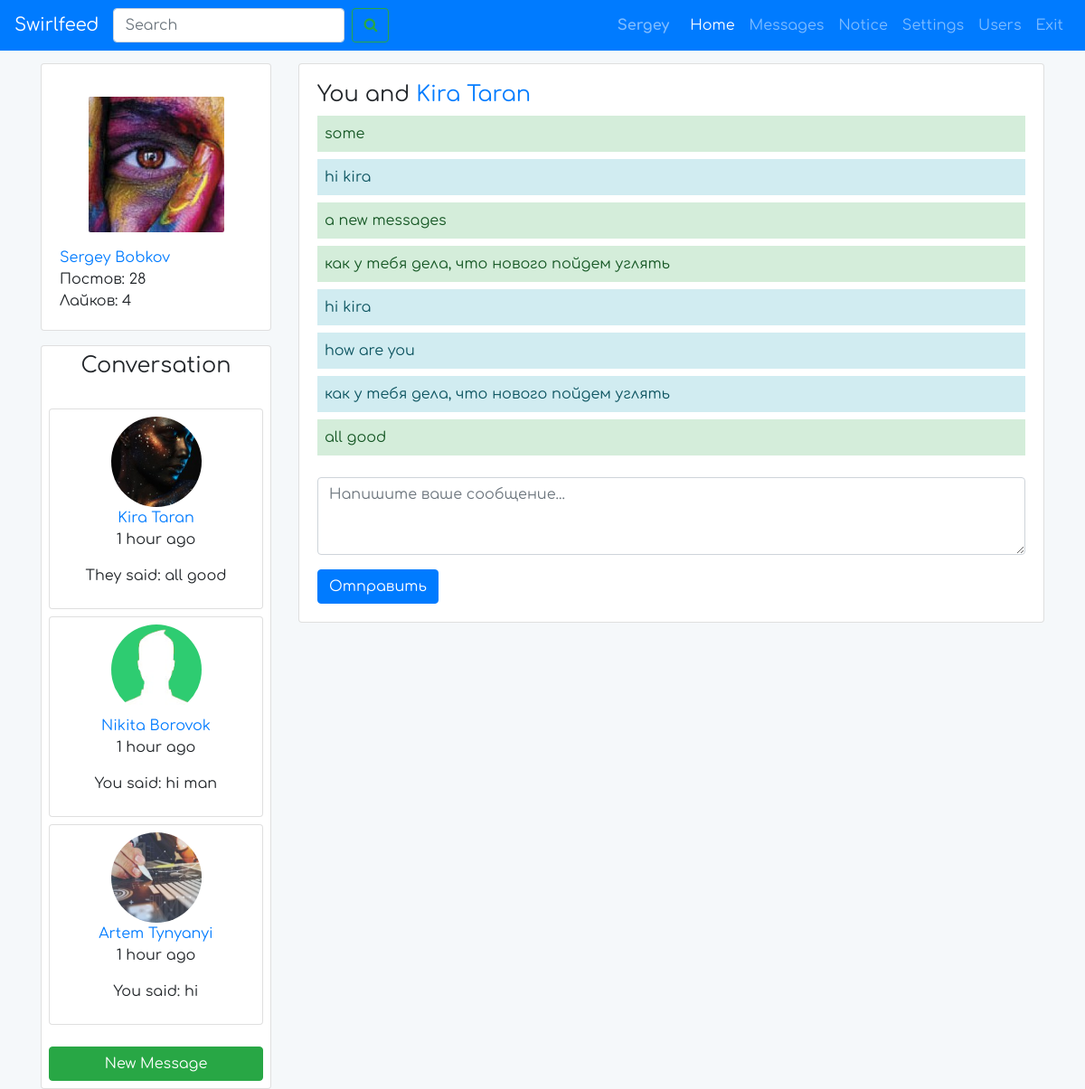
The page /messages.php (signed in) on the database its author committed.
### tables this page shows
CREATE TABLE `users` (
  `id` int(11) UNSIGNED NOT NULL,
  `unique_id` varchar(255) NOT NULL,
  `first_name` varchar(25) NOT NULL,
  `last_name` varchar(25) NOT NULL,
  `username` varchar(100) NOT NULL,
  `email` varchar(100) NOT NULL,
  `password` varchar(255) NOT NULL,
  `signup_date` date NOT NULL,
  `profile_pic` varchar(255) NOT NULL,
  `num_posts` int(11) NOT NULL,
  `num_likes` int(11) NOT NULL,
  `user_closed` varchar(3) NOT NULL,
  `friend_array` text NOT NULL
);

CREATE TABLE `messages` (
  `id` int(11) UNSIGNED NOT NULL,
  `user_to` varchar(255) NOT NULL,
  `user_from` varchar(255) NOT NULL,
  `body` text NOT NULL,
  `date` datetime NOT NULL,
  `opened` varchar(3) NOT NULL,
  `viewed` varchar(3) NOT NULL,
  `deleted` varchar(3) NOT NULL
);

### classes/DB.php (called while the page is built)
<?php
class DB {
  private static function connect()
  {
    $pdo = new PDO('mysql:host=localhost;dbname=SocialNetworkFB;charset=utf8', 'root', '');
    $pdo->setAttribute(PDO::ATTR_ERRMODE, PDO::ERRMODE_EXCEPTION);
    return $pdo;
  }
  public static function query($query, $params = [])
  {
    $statement = self::connect()->prepare($query);
    $statement->execute($params);
    if (explode(' ', $query)[0] == 'SELECT') {
      $data = $statement->fetchAll(PDO::FETCH_ASSOC);
      return $data;
    }
  }
}

### classes/User.php (called while the page is built, shortened)
<?php
class User
{
  private $user;
  public function __construct($user)
  {
    $this->user = DB::query('SELECT * FROM users WHERE id=:userid', [':userid' => $user])[0];
  }
  public function getFirstAndLastName()
  {
    return $this->user['first_name'] . " " . $this->user['last_name'];
  }
  public function getUsername()
  {
    return $this->user['username'];
  }
  public function getUniqueId()
  {
    return $this->user['unique_id'];
  }
  public function getProfilePic()
  {
    return $this->user['profile_pic'];
  }
}

### classes/Base.php (called while the page is built, shortened)
<?php
class Base
{
  public static function getTime($dateTime)
  {
    $dateTimeNow = date("Y-m-d H:i:s");
    $startDate = new DateTime($dateTime);
    $endDate = new DateTime($dateTimeNow);
    $interval = $startDate->diff($endDate);
    if ($interval->y >= 1) {
      if ($interval == 1)
        $timeMessage = $interval->y . " year ago";
      else
        $timeMessage = $interval->y . " years ago";
    } else if ($interval->d >= 1) {
      if ($interval->d == 1) {
        $timeMessage = "Yesterday";
      } else {
        $timeMessage = $interval->d . " days ago";
      }
    } else if ($interval->h >= 1) {
      if ($interval->h == 1) {
        $timeMessage = $interval->h . " hour ago";
      } else {
        $timeMessage = $interval->h . " hours ago";
      }
    } else if ($interval->i >= 1) {
      if ($interval->i == 1) {
        $time_message = $interval->i . " minute ago";
      } else {
        $timeMessage = $interval->i . " minutes ago";
      }
    } else {
      if ($interval->s < 30) {
        $timeMessage = "Just now";
      } else {
        $timeMessage = $interval->s . " seconds ago";
      }
    }
    return $timeMessage;
  }
}

### classes/Message.php (the view, shortened to what this page needs)
<?php
class Message
{
  private $userObj;
  public function __construct($user)
  {
    $this->userObj = new User($user);
  }
  public function getMostRecentUser()
  {
    $userLoggedIn = $this->userObj->getUniqueId();
    $user = DB::query('SELECT user_to, user_from FROM messages WHERE user_to = ? OR user_from = ? ORDER BY id DESC LIMIT 1', [$userLoggedIn, $userLoggedIn])[0];
    $userTo = $user['user_to'];
    $userFrom = $user['user_from'];
    if ($userTo != $userLoggedIn) {
      return $userTo;
    } else {
      return $userFrom;
    }
  }
  public function getMessages($userFrom)
  {
    $userLoggedIn = $this->userObj->getUniqueId();
    $data = '';
    DB::query("UPDATE messages SET opened='yes' WHERE user_to=? AND user_from=?",[$userLoggedIn, $userFrom]);
    $messages = DB::query("SELECT * FROM messages WHERE (user_to=? AND user_from=?) OR (user_from=? AND user_to=?)",[$userLoggedIn, $userFrom, $userLoggedIn, $userFrom]);
    foreach ($messages as $message) {
     $usetTo = $message['user_to'];
     $body = $message['body'];
     $divTop = ($usetTo == $userLoggedIn) ? '<div class="message alert-success mb-2 p-2" >' : '<div class="message alert-info mb-2 p-2">';
     $data = $data . $divTop . $body . '</div>';
    }
    return $data;
  }
  public function getLatestMessage($userLoggedIn, $userUniqueId)
  {
    $details = [];
    $message = DB::query('SELECT body, user_to, date FROM messages WHERE (user_to = ? AND user_from = ?) OR (user_to = ? AND user_from = ?) ORDER BY id DESC LIMIT 1', [$userLoggedIn, $userUniqueId, $userUniqueId, $userLoggedIn])[0];
    $sentBy = ($message['user_to'] == $userLoggedIn) ? 'They said: ' : 'You said: ';
    $timeMessage = Base::getTime($message['date']);
    array_push($details, $sentBy);
    array_push($details, $message['body']);
    array_push($details, $timeMessage);
    return $details;
  }
  public function getConvos()
  {
    $userLoggedIn = $this->userObj->getUniqueId();
    $returnString = '';
    $convos = [];
    $users = DB::query('SELECT user_to, user_from FROM messages WHERE user_to = ? OR user_from = ? ORDER BY id DESC', [$userLoggedIn, $userLoggedIn]);
    foreach ($users as $user) {
      $userToPush = ($user['user_to'] != $userLoggedIn) ? $user['user_to'] : $user['user_from'];
      $id = DB::query('SELECT id FROM users WHERE unique_id = ?', [$userToPush])[0];
      $userToPushId = $id['id'];
      if (!in_array($userToPushId, $convos)) {
        array_push($convos, $userToPushId);
      }
    }
    foreach ($convos as $userId) {
      $userFoundObj = new User($userId);
      $latestMessageDetail = $this->getLatestMessage($userLoggedIn, $userFoundObj->getUniqueId());
      $dots = (strlen($latestMessageDetail[1]) >= 12) ? '...' : '';
      $split = str_split($latestMessageDetail[1], 12);
      $split = $split[0] . $dots;
      $returnString .= '<div class="card p-2 mt-2 mb-2">
                              <a href="messages.php?u='. $userFoundObj->getUniqueId() .'">
                                 <img width="100px" class="rounded-circle" src="' . $userFoundObj->getProfilePic() .'" alt="' . $userFoundObj->getUsername() . '">
                                 <div>'. $userFoundObj->getFirstAndLastName() .'</div>
                              </a>
                                 <p>' . $latestMessageDetail[2] . '</p>
                                 <p>' . $latestMessageDetail[0] . $split .'</p>
                            </div>';
    }
    return $returnString;
  }
}

### includes/header.php (shortened to what this page needs)
<?php
if (isset($_SESSION['username'])) {
  $userUniqueId = $_SESSION['unique_id'];
  $userEmail = $_SESSION['log_email'];
  $user = DB::query('SELECT * FROM users WHERE email=:email', [':email' => $userEmail])[0];
  $userId = $user['id'];
} else {
  header("Location: /register.php");
}
?><!doctype html>
<html lang="en">
<head>
  <link rel="stylesheet" href="/assets/css/bootstrap.css">
  <link rel="stylesheet" href="/assets/css/fontAweasome.css">
  <link rel="stylesheet" href="/assets/css/fonts.css">
  <link rel="stylesheet" href="/assets/css/style.css">
  <link rel="stylesheet" href="/assets/css/jquery.Jcrop.css">
</head>
<body>
<header>
  <nav class="navbar navbar-expand-lg navbar-dark bg-primary fixed-top">
    <a class="navbar-brand" href="/">Swirlfeed</a>
    <div class="collapse navbar-collapse" id="navbarSupportedContent">
      <form class="form-inline my-2 my-lg-0 mr-auto">
        <input class="form-control mr-sm-2" type="search" placeholder="Search" aria-label="Search">
        <button class="btn btn-outline-success my-2 my-sm-0" type="submit"><i class="fa fa-search"></i></button>
      </form>
      <div class="userName">
        <a href="<?php echo $user['unique_id']; ?>"><?php echo $user['first_name']; ?></a>
      </div>
      <ul class="navbar-nav">
        <li class="nav-item active">
          <a class="nav-link" href="/">Home <span class="sr-only">(current)</span></a>
        </li>
        <li class="nav-item">
          <a class="nav-link" href="messages.php">Messages</a>
        </li>
        <li class="nav-item">
          <a class="nav-link" href="#">Notice</a>
        </li>
        <li class="nav-item">
          <a class="nav-link" href="#">Settings</a>
        </li>
        <li class="nav-item">
          <a class="nav-link" href="requests.php">Users</a>
        </li>
        <li class="nav-item">
          <a class="nav-link" href="/logout.php">Exit</a>
        </li>
      </ul>
    </div>
  </nav>
</header>

### messages.php (shortened to what this page needs)
<?php
require __DIR__ . '/includes/header.php';
$messageObj = new Message($userId);
if (isset($_GET['u'])) {
  $userTo = $_GET['u'];
} else {
  $userTo = $messageObj->getMostRecentUser();
}
if ($userTo != "new") {
  $userToObj = DB::query('SELECT * FROM users WHERE unique_id = ?', [$userTo])[0];
  $userToObj = new User($userToObj['id']);
}
?>
<section class="user-details">
  <div class="container">
    <div class="row">
      <div class="col-md-3">
        <div class="card">
          <div class="card-body">
            <div class="user-details__main-img p-3">
              <a href="<?php echo $userUniqueId; ?>"><img src="<?php echo $user['profile_pic']?>" alt=""></a>
            </div>
            <div>
              <a href="<?php echo $userUniqueId; ?>">
                <?php echo $user['first_name'] . " " . $user['last_name'];?>
              </a>
            </div>
            <div>
              <?php echo "Постов: " . $user['num_posts']; ?>
            </div>
            <div>
              <?php echo "Лайков: " . $user['num_likes']; ?>
            </div>
          </div>
        </div>
        <div class="card p-2 mt-3 text-center" id="conversation">
          <h4>Conversation</h4>
          <div class="conversation__load mt-3 mb-3">
            <?php echo $messageObj->getConvos(); ?>
          </div>
          <a class="btn btn-success" href="messages.php?u=new">New Message</a>
        </div>
      </div>
      <div class="col-md-9">
        <div class="card">
          <div class="card-body">
            <?php
            if ($userTo != 'new') {
              echo "<h4>You and <a href='" . $userTo . "'>" . $userToObj->getFirstAndLastName() . "</a></h4>";
              echo '<div class="messages__loaded" id="scroll_messages">'. $messageObj->getMessages($userTo) .'</div>';
            } else {
              echo '<h4>New Message</h4>';
            }
            ?>
            <form action="" method="post">
              <?php if ($userTo == 'new') {
                echo '<p class="text-success mb-3">Select the friend you would like to message</p>';
                echo '<div class="form-group">
                        <input type="text" class="form-control messages__search-friend" name="q" placeholder="To:">
                      </div>';
                echo '<div class="results">
                      </div>';
              } else { ?>
                <div class="form-group">
                  <textarea name="message_text" class="form-control" id="message_textarea" rows="3" placeholder="Напишите ваше сообщение..."></textarea>
                </div>
              <?php }?>
              <button type="submit" name="post_message" id="message_submit" class="btn btn-primary">Отправить</button>
            </form>
          </div>
        </div>
      </div>
    </div>
  </div>
</section>
<?php
require __DIR__ . '/includes/footer.php';
?>

### assets/css/style.css (style rules this page uses)
body { font-family: 'ComfortaaRegularGoogle'; margin-top: 70px; background-color: #F5F8FA; }
.userName { font-family: 'ComfortaaBoldGoogle'; margin-right: 15px; }
img { max-width: 100%; }
.user-details__main-img { text-align: center; }
.user-details__main-img img { border-radius: 2px; }
.userName a { color: rgba(255, 255, 255, 0.5); }
.messages__loaded { max-height: 400px; height: 400px; overflow-y: scroll; }

### rows shown on the page
users: first_name "Sergey", profile_pic (picture), last_name "Bobkov", num_posts "28", num_likes "4"
users: profile_pic (picture), $userFoundObj->getFirstAndLastName() "Kira Taran", latestMessageDetail "1 hour ago", latestMessageDetail "They said:", split "all good", $userToObj->getFirstAndLastName() "Kira Taran"
users: profile_pic (picture), $userFoundObj->getFirstAndLastName() "Nikita Borovok", latestMessageDetail "1 hour ago", latestMessageDetail "You said:", split "hi man"
users: profile_pic (picture), $userFoundObj->getFirstAndLastName() "Artem Tynyanyi", latestMessageDetail "1 hour ago", latestMessageDetail "You said:", split "hi"
messages: body "some"
messages: body "hi kira"
messages: body "a new messages"
messages: body "как у тебя дела, что нового пойдем углять"
messages: body "hi kira"
messages: body "how are you"
messages: body "как у тебя дела, что нового пойдем углять"
messages: body "all good"
